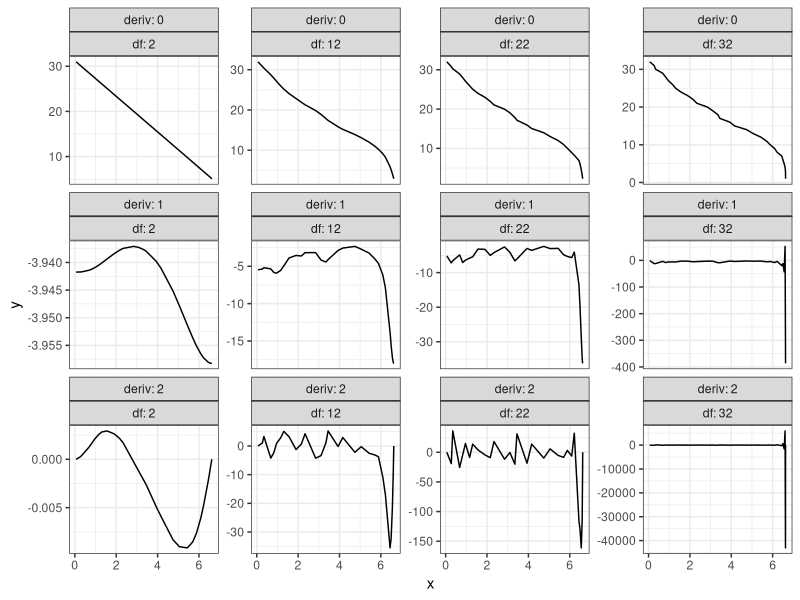

Reproduce this figure in R.
#+++++++++++++++++++++++++++++++++++++++++++++++++++++++++++++++++++++++++++++++
#
#
# FileName:           datatable_ggplot00.R
# FileDescription:
#                 Create data.table object and the data is ploted with ggplot
#
# Reference:
# http://stackoverflow.com/questions/41536406/
# how-to-apply-separate-coord-cartesian-to-zoom-in-into-individual-panels-of-a
#
#+++++++++++++++++++++++++++++++++++++++++++++++++++++++++++++++++++++++++++++++
# Miguel P. Xochicale [http://mxochicale.github.io]
# Doctoral Researcher in Human-Robot Interaction
# University of Birmingham, U.K. (2014-2018)
#+++++++++++++++++++++++++++++++++++++++++++++++++++++++++++++++++++++++++++++++


library(data.table)
library(ggplot2)

# data points
dp <- data.table(
  x = c(6.6260, 6.6234, 6.6206, 6.6008, 6.5568, 6.4953, 6.4441, 6.2186,
        6.0942, 5.8833, 5.7020, 5.4361, 5.0501, 4.7440, 4.1598, 3.9318,
        3.4479, 3.3462, 3.1080, 2.8468, 2.3365, 2.1574, 1.8990, 1.5644,
        1.3072, 1.1579, 0.95783, 0.82376, 0.67734, 0.34578, 0.27116, 0.058285),
  y = 1:32,
  deriv = 0)
dp

# # approximated data points and derivatives
ap <- rbindlist(
      lapply(seq(2, length(dp$x), length.out = 4), ## 2 12 22 32
         function(df) {
           rbindlist(
             lapply(0:2,
                    function(deriv) {
                      result <- as.data.table(
                          predict(smooth.spline(dp$x, dp$y, df = df), deriv = deriv))
                          result[, c("df", "deriv") := list(df, deriv)]
                    })
           )
         }
  )
)

ap


ggplot(ap, aes(x,y)) +
geom_line() +
facet_wrap(~ deriv + df, scales = "free_y", labeller = label_both, nrow = 3) +
theme_bw()
